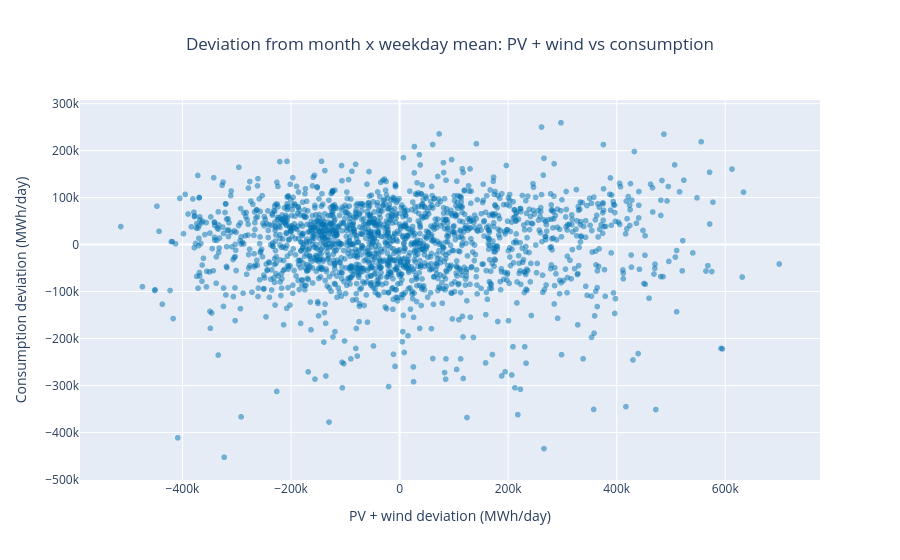

Here is the notebook cell this chart was saved with:
### Markdown cell above
- **Observation**: PV + wind averages ≈ 0.48M MWh/day (std ≈ 0.21M), against ≈ 1.33M for consumption. Same-day correlation with consumption is 0.10. Within each season it stays between -0.07 and 0.11. `residual_load` correlates 0.55 with consumption, not close to 1.
- **Interpretation**: PV + wind varies a lot from day to day, which weakens the link between `residual_load` and consumption. The weak overall correlation is not driven by one season.
- **Implication**: `residual_load` stays out of the feature set because it is built from the target, not because of collinearity. Same-day PV + wind shows almost no relationship even if it were available.

### Code cell
# Remove the calendar effect: subtract the training mean of the same month x weekday
key = [df_ren["month"], df_ren["day_of_week_raw"]]
df_ren["cons_dev"] = df_ren["actual_consumption"] - df_ren.groupby(key)["actual_consumption"].transform("mean")
df_ren["ren_dev"] = df_ren["renewable_pv_wind"] - df_ren.groupby(key)["renewable_pv_wind"].transform("mean")

fig = px.scatter(df_ren, x="ren_dev", y="cons_dev", opacity=0.5,
                 color_discrete_sequence=["#0072B2"],
                 title="Deviation from month x weekday mean: PV + wind vs consumption",
                 labels={"ren_dev": "PV + wind deviation (MWh/day)", "cons_dev": "Consumption deviation (MWh/day)"})
fig.update_layout(title_x=0.5)
fig.show()

print("corr of deviations (same day):", round(df_ren["cons_dev"].corr(df_ren["ren_dev"]), 3))

### Figure 1 — Plotly figure (JSON) as saved in the notebook; plotly's stock layout.template omitted (floating-point values rounded to 4 significant figures; data arrays with more than 128 entries replaced by an {"elided": "..."} marker saying what was removed)
{"data": [{"hovertemplate": "PV + wind deviation (MWh/day)=%{x}<br>Consumption deviation (MWh/day)=%{y}<extra></extra>", "legendgroup": "", "marker": {"color": "#0072B2", "opacity": 0.5, "symbol": "circle"}, "mode": "markers", "name": "", "showlegend": false, "type": "scattergl", "x": {"elided": "1826 float values"}, "xaxis": "x", "y": {"elided": "1826 float values"}, "yaxis": "y"}], "layout": {"legend": {"tracegroupgap": 0}, "title": {"text": "Deviation from month x weekday mean: PV + wind vs consumption", "x": 0.5}, "xaxis": {"anchor": "y", "domain": [0, 1], "title": {"text": "PV + wind deviation (MWh/day)"}}, "yaxis": {"anchor": "x", "domain": [0, 1], "title": {"text": "Consumption deviation (MWh/day)"}}}}
